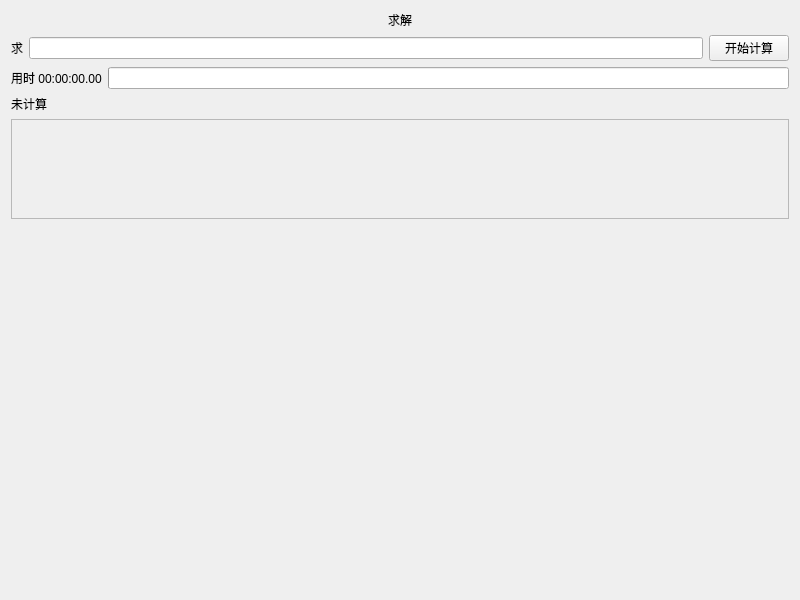
<?xml version="1.0" encoding="UTF-8"?>
<ui version="4.0">
 <class>Solve</class>
 <widget class="QWidget" name="Solve">
  <property name="geometry">
   <rect>
    <x>0</x>
    <y>0</y>
    <width>800</width>
    <height>600</height>
   </rect>
  </property>
  <property name="windowTitle">
   <string>Form</string>
  </property>
  <layout class="QGridLayout" name="gridLayout_4">
   <item row="0" column="0">
    <widget class="TitleLabel" name="TitleLabel">
     <property name="text">
      <string>求解</string>
     </property>
     <property name="alignment">
      <set>Qt::AlignCenter</set>
     </property>
    </widget>
   </item>
   <item row="1" column="0">
    <layout class="QGridLayout" name="gridLayout">
     <item row="0" column="0">
      <widget class="SubtitleLabel" name="SubtitleLabel">
       <property name="text">
        <string>求</string>
       </property>
      </widget>
     </item>
     <item row="0" column="1">
      <widget class="LineEdit" name="LineEdit_want"/>
     </item>
     <item row="0" column="2">
      <widget class="PrimaryPushButton" name="PrimaryPushButton_solve">
       <property name="text">
        <string>开始计算</string>
       </property>
      </widget>
     </item>
    </layout>
   </item>
   <item row="2" column="0">
    <layout class="QGridLayout" name="gridLayout_2">
     <item row="0" column="0">
      <widget class="SubtitleLabel" name="SubtitleLabel_timer">
       <property name="text">
        <string>用时 00:00:00.00</string>
       </property>
      </widget>
     </item>
     <item row="0" column="1">
      <widget class="IndeterminateProgressBar" name="IndeterminateProgressBar"/>
     </item>
    </layout>
   </item>
   <item row="3" column="0">
    <widget class="SubtitleLabel" name="SubtitleLabel_state">
     <property name="text">
      <string>未计算</string>
     </property>
    </widget>
   </item>
   <item row="4" column="0">
    <widget class="SmoothScrollArea" name="SmoothScrollArea">
     <property name="widgetResizable">
      <bool>true</bool>
     </property>
     <widget class="QWidget" name="scrollAreaWidgetContents">
      <property name="geometry">
       <rect>
        <x>0</x>
        <y>0</y>
        <width>780</width>
        <height>71</height>
       </rect>
      </property>
      <layout class="QGridLayout" name="gridLayout_3">
       <item row="0" column="0">
        <widget class="LargeTitleLabel" name="LargeTitleLabel_result">
         <property name="text">
          <string/>
         </property>
         <property name="alignment">
          <set>Qt::AlignCenter</set>
         </property>
        </widget>
       </item>
      </layout>
     </widget>
    </widget>
   </item>
   <item row="5" column="0">
    <spacer name="verticalSpacer">
     <property name="orientation">
      <enum>Qt::Vertical</enum>
     </property>
     <property name="sizeHint" stdset="0">
      <size>
       <width>20</width>
       <height>370</height>
      </size>
     </property>
    </spacer>
   </item>
  </layout>
 </widget>
 <customwidgets>
  <customwidget>
   <class>PushButton</class>
   <extends>QPushButton</extends>
   <header>qfluentwidgets</header>
  </customwidget>
  <customwidget>
   <class>PrimaryPushButton</class>
   <extends>PushButton</extends>
   <header>qfluentwidgets</header>
  </customwidget>
  <customwidget>
   <class>SmoothScrollArea</class>
   <extends>QScrollArea</extends>
   <header>qfluentwidgets</header>
   <container>1</container>
  </customwidget>
  <customwidget>
   <class>SubtitleLabel</class>
   <extends>QLabel</extends>
   <header>qfluentwidgets</header>
  </customwidget>
  <customwidget>
   <class>TitleLabel</class>
   <extends>QLabel</extends>
   <header>qfluentwidgets</header>
  </customwidget>
  <customwidget>
   <class>LargeTitleLabel</class>
   <extends>QLabel</extends>
   <header>qfluentwidgets</header>
  </customwidget>
  <customwidget>
   <class>IndeterminateProgressBar</class>
   <extends>QProgressBar</extends>
   <header>qfluentwidgets</header>
  </customwidget>
  <customwidget>
   <class>LineEdit</class>
   <extends>QLineEdit</extends>
   <header>qfluentwidgets</header>
  </customwidget>
 </customwidgets>
 <resources/>
 <connections/>
</ui>
